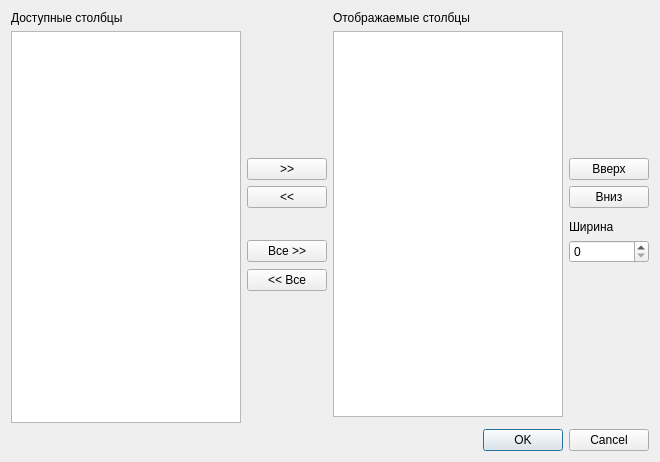
<?xml version="1.0" encoding="UTF-8"?>
<ui version="4.0">
 <class>TQColsDialog</class>
 <widget class="QDialog" name="TQColsDialog">
  <property name="geometry">
   <rect>
    <x>0</x>
    <y>0</y>
    <width>660</width>
    <height>462</height>
   </rect>
  </property>
  <property name="windowTitle">
   <string>Настройка столбцов</string>
  </property>
  <layout class="QGridLayout" name="gridLayout_2">
   <item row="0" column="0">
    <layout class="QGridLayout" name="gridLayout">
     <item row="6" column="1">
      <widget class="QPushButton" name="btnAllAdd">
       <property name="text">
        <string>Все &gt;&gt;</string>
       </property>
      </widget>
     </item>
     <item row="0" column="0">
      <widget class="QLabel" name="label">
       <property name="text">
        <string>Доступные столбцы</string>
       </property>
       <property name="buddy">
        <cstring>listAvail</cstring>
       </property>
      </widget>
     </item>
     <item row="2" column="1">
      <widget class="QPushButton" name="btnAdd">
       <property name="text">
        <string>&gt;&gt;</string>
       </property>
      </widget>
     </item>
     <item row="8" column="1">
      <spacer name="verticalSpacer">
       <property name="orientation">
        <enum>Qt::Vertical</enum>
       </property>
       <property name="sizeHint" stdset="0">
        <size>
         <width>20</width>
         <height>40</height>
        </size>
       </property>
      </spacer>
     </item>
     <item row="1" column="1">
      <spacer name="verticalSpacer_2">
       <property name="orientation">
        <enum>Qt::Vertical</enum>
       </property>
       <property name="sizeHint" stdset="0">
        <size>
         <width>20</width>
         <height>40</height>
        </size>
       </property>
      </spacer>
     </item>
     <item row="3" column="3">
      <widget class="QPushButton" name="btnMoveDown">
       <property name="text">
        <string>Вниз</string>
       </property>
      </widget>
     </item>
     <item row="1" column="0" rowspan="9">
      <widget class="QListWidget" name="listAvail">
       <property name="selectionMode">
        <enum>QAbstractItemView::ExtendedSelection</enum>
       </property>
      </widget>
     </item>
     <item row="0" column="2">
      <widget class="QLabel" name="label_2">
       <property name="text">
        <string>Отображаемые столбцы</string>
       </property>
       <property name="buddy">
        <cstring>listShow</cstring>
       </property>
      </widget>
     </item>
     <item row="3" column="1">
      <widget class="QPushButton" name="btnDel">
       <property name="text">
        <string>&lt;&lt;</string>
       </property>
      </widget>
     </item>
     <item row="2" column="3">
      <widget class="QPushButton" name="btnMoveUp">
       <property name="text">
        <string>Вверх</string>
       </property>
      </widget>
     </item>
     <item row="1" column="2" rowspan="8">
      <widget class="QListWidget" name="listShow">
       <property name="selectionMode">
        <enum>QAbstractItemView::ExtendedSelection</enum>
       </property>
      </widget>
     </item>
     <item row="6" column="3">
      <widget class="QSpinBox" name="editWidth">
       <property name="minimum">
        <number>0</number>
       </property>
       <property name="maximum">
        <number>1000</number>
       </property>
      </widget>
     </item>
     <item row="5" column="3">
      <widget class="QLabel" name="label_3">
       <property name="text">
        <string>Ширина</string>
       </property>
       <property name="buddy">
        <cstring>editWidth</cstring>
       </property>
      </widget>
     </item>
     <item row="7" column="1">
      <widget class="QPushButton" name="btnAllDel">
       <property name="text">
        <string>&lt;&lt; Все</string>
       </property>
      </widget>
     </item>
    </layout>
   </item>
   <item row="1" column="0">
    <widget class="QDialogButtonBox" name="buttonBox">
     <property name="orientation">
      <enum>Qt::Horizontal</enum>
     </property>
     <property name="standardButtons">
      <set>QDialogButtonBox::Cancel|QDialogButtonBox::Ok</set>
     </property>
    </widget>
   </item>
  </layout>
 </widget>
 <resources/>
 <connections>
  <connection>
   <sender>buttonBox</sender>
   <signal>accepted()</signal>
   <receiver>TQColsDialog</receiver>
   <slot>accept()</slot>
   <hints>
    <hint type="sourcelabel">
     <x>248</x>
     <y>254</y>
    </hint>
    <hint type="destinationlabel">
     <x>157</x>
     <y>274</y>
    </hint>
   </hints>
  </connection>
  <connection>
   <sender>buttonBox</sender>
   <signal>rejected()</signal>
   <receiver>TQColsDialog</receiver>
   <slot>reject()</slot>
   <hints>
    <hint type="sourcelabel">
     <x>316</x>
     <y>260</y>
    </hint>
    <hint type="destinationlabel">
     <x>286</x>
     <y>274</y>
    </hint>
   </hints>
  </connection>
 </connections>
</ui>
